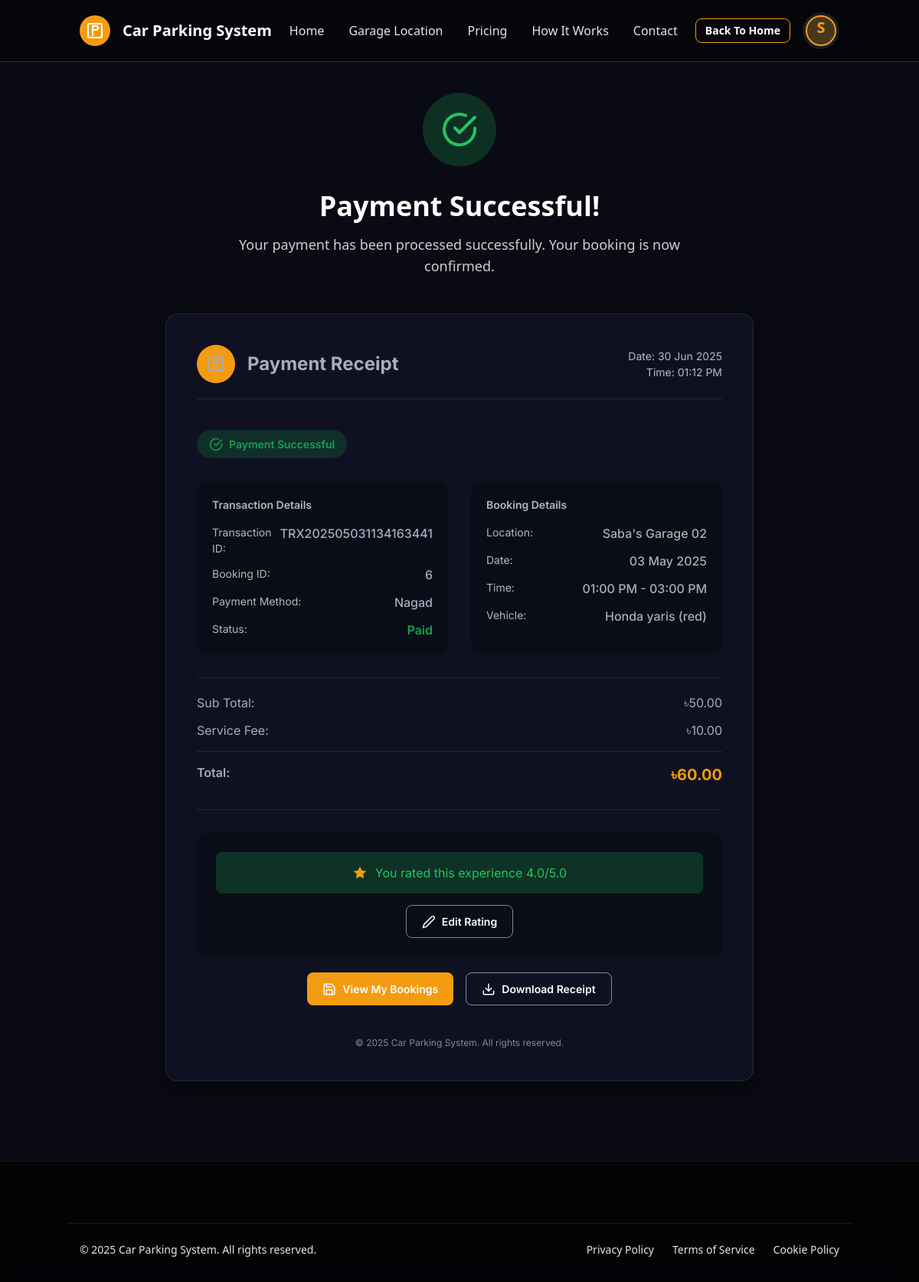
Screenshot of /payment_success.php?booking_id=6 (signed in) with the database file from the repository.
### tables this page shows
CREATE TABLE `personal_information` (
  `firstName` varchar(50) NOT NULL,
  `lastName` varchar(50) NOT NULL,
  `email` varchar(50) NOT NULL,
  `phone` varchar(50) NOT NULL,
  `address` varchar(50) NOT NULL,
  `username` varchar(50) NOT NULL
);

CREATE TABLE `payments` (
  `payment_id` int(11) NOT NULL,
  `booking_id` int(11) NOT NULL,
  `transaction_id` varchar(50) NOT NULL,
  `amount` decimal(10,2) NOT NULL,
  `payment_method` varchar(20) NOT NULL,
  `payment_status` enum('pending','paid','refunded') NOT NULL DEFAULT 'pending',
  `payment_date` timestamp NOT NULL DEFAULT current_timestamp(),
  `points_used` int(11) DEFAULT 0
);

CREATE TABLE `garage_information` (
  `id` int(11) NOT NULL,
  `username` varchar(50) NOT NULL,
  `Parking_Space_Name` varchar(255) NOT NULL,
  `Parking_Lot_Address` varchar(255) NOT NULL,
  `Parking_Type` varchar(100) DEFAULT NULL,
  `Parking_Space_Dimensions` varchar(100) DEFAULT NULL,
  `Parking_Capacity` int(11) DEFAULT NULL,
  `Availability` tinyint(1) DEFAULT 1,
  `PriceperHour` decimal(10,2) DEFAULT NULL,
  `created_at` timestamp NOT NULL DEFAULT current_timestamp(),
  `updated_at` timestamp NOT NULL DEFAULT current_timestamp() ON UPDATE current_timestamp(),
  `garage_id` varchar(30) DEFAULT NULL,
  `is_verified` tinyint(1) DEFAULT 0
);

CREATE TABLE `bookings` (
  `id` int(11) NOT NULL,
  `username` varchar(50) NOT NULL,
  `garage_id` varchar(30) NOT NULL,
  `licenseplate` varchar(50) NOT NULL,
  `booking_date` date NOT NULL,
  `booking_time` time NOT NULL,
  `duration` int(11) NOT NULL,
  `status` enum('upcoming','active','completed','cancelled') NOT NULL DEFAULT 'upcoming',
  `payment_status` enum('pending','paid','refunded') NOT NULL DEFAULT 'pending',
  `created_at` timestamp NOT NULL DEFAULT current_timestamp(),
  `updated_at` timestamp NOT NULL DEFAULT current_timestamp() ON UPDATE current_timestamp(),
  `paid_with_points` tinyint(1) DEFAULT 0,
  `points_used` int(11) DEFAULT 0
);

CREATE TABLE `vehicle_information` (
  `licensePlate` varchar(50) NOT NULL,
  `vehicleType` varchar(50) NOT NULL,
  `make` varchar(50) NOT NULL,
  `model` varchar(50) NOT NULL,
  `color` varchar(10) NOT NULL,
  `username` varchar(50) NOT NULL
);

CREATE TABLE `ratings` (
  `id` int(11) NOT NULL,
  `booking_id` int(11) NOT NULL,
  `garage_id` varchar(30) NOT NULL,
  `garage_name` varchar(255) DEFAULT NULL,
  `rater_username` varchar(50) NOT NULL,
  `garage_owner_username` varchar(50) NOT NULL,
  `rating` decimal(2,1) NOT NULL CHECK (`rating` >= 1.0 and `rating` <= 5.0),
  `review_text` text DEFAULT NULL,
  `created_at` timestamp NOT NULL DEFAULT current_timestamp(),
  `updated_at` timestamp NOT NULL DEFAULT current_timestamp() ON UPDATE current_timestamp()
);

### payment_success.php (the view, shortened to what the rows shown need)
<?php
require_once("connection.php");
$username = $_SESSION['username'];
$fullName = $username;
$query = "SELECT * FROM personal_information WHERE email LIKE '%$username%' OR firstName LIKE '%$username%' OR lastName LIKE '%$username%'";
$result = $conn->query($query);
if ($result && $result->num_rows > 0) {
    $row = $result->fetch_assoc();
    $fullName = $row['firstName'] . ' ' . $row['lastName'];
} else {
    $_SESSION['fullName'] = $username;
    $_SESSION['email'] = "";
}
$firstLetter = strtoupper(substr($fullName, 0, 1));
$bookingId = isset($_SESSION['booking_id']) ? $_SESSION['booking_id'] : (isset($_GET['booking_id']) ? $_GET['booking_id'] : '');
$numericId = str_replace("BK", "", $bookingId);
$locationName = isset($_SESSION['location_name']) ? $_SESSION['location_name'] : "Unknown Location";
$bookingDate = isset($_SESSION['booking_date']) ? $_SESSION['booking_date'] : date('d M Y');
$bookingTime = isset($_SESSION['booking_time']) ? $_SESSION['booking_time'] : "Unknown";
$vehiclePlate = isset($_SESSION['vehicle_plate']) ? $_SESSION['vehicle_plate'] : "";
$parkingFee = isset($_SESSION['parking_fee']) ? $_SESSION['parking_fee'] : 55;
$serviceFee = isset($_SESSION['service_fee']) ? $_SESSION['service_fee'] : 10;
$totalAmount = isset($_SESSION['payment_amount']) ? $_SESSION['payment_amount'] : ($parkingFee + $serviceFee);
$paymentMethod = isset($_SESSION['payment_method']) ? $_SESSION['payment_method'] : 'bKash';
$transactionId = isset($_SESSION['transaction_id']) ? $_SESSION['transaction_id'] : "TRX" . date('YmdHis') . rand(1000, 9999);
if (is_numeric($numericId) && (!isset($_SESSION['location_name']) || !isset($_SESSION['payment_amount']))) {
    $paymentQuery = "SELECT p.*, b.booking_date, b.booking_time, b.duration, g.Parking_Space_Name, g.Parking_Lot_Address, g.PriceperHour,
                    v.vehicleType, v.make, v.model, v.color, v.licensePlate
                    FROM payments p
                    JOIN bookings b ON p.booking_id = b.id
                    JOIN garage_information g ON b.garage_id = g.garage_id
                    LEFT JOIN vehicle_information v ON b.licenseplate = v.licensePlate
                    WHERE p.booking_id = ?
                    ORDER BY p.payment_id DESC LIMIT 1";
    $paymentStmt = $conn->prepare($paymentQuery);
    if ($paymentStmt) {
        $paymentStmt->bind_param("i", $numericId);
        $paymentStmt->execute();
        $paymentResult = $paymentStmt->get_result();
        if ($paymentResult && $paymentResult->num_rows > 0) {
            $payment = $paymentResult->fetch_assoc();
            $transactionId = $payment['transaction_id'];
            $totalAmount = $payment['amount'];
            $paymentMethod = $payment['payment_method'];
            $locationName = $payment['Parking_Space_Name'];
            $bookingDate = date('d M Y', strtotime($payment['booking_date']));
            $startTime = date('h:i A', strtotime($payment['booking_time']));
            $endTime = date('h:i A', strtotime($payment['booking_time'] . " + {$payment['duration']} hours"));
            $bookingTime = $startTime . " - " . $endTime;
            $parkingFee = $payment['PriceperHour'] * $payment['duration'];
            $serviceFee = $totalAmount - $parkingFee;
            if (!empty($payment['make']) && !empty($payment['model'])) {
                $vehiclePlate = $payment['make'] . ' ' . $payment['model'];
                if (!empty($payment['color'])) {
                    $vehiclePlate .= ' (' . $payment['color'] . ')';
                }
            } else if (!empty($payment['licensePlate'])) {
                $vehiclePlate = 'License Plate: ' . $payment['licensePlate'];
            } else {
                $vehiclePlate = "Not provided";
            }
        }
    }
}
$canRate = false;
$hasRated = false;
$existingRating = null;
if (is_numeric($numericId)) {
    $bookingStatusQuery = "SELECT b.status, b.garage_id, g.Parking_Space_Name
                          FROM bookings b
                          JOIN garage_information g ON b.garage_id = g.garage_id
                          WHERE b.id = ? AND b.username = ?";
    $statusStmt = $conn->prepare($bookingStatusQuery);
    $statusStmt->bind_param("is", $numericId, $username);
    $statusStmt->execute();
    $statusResult = $statusStmt->get_result();
    if ($statusResult && $statusResult->num_rows > 0) {
        $bookingData = $statusResult->fetch_assoc();
        $canRate = ($bookingData['status'] == 'completed');
        if ($canRate) {
            $ratingQuery = "SELECT rating, review_text FROM ratings WHERE booking_id = ?";
            $ratingStmt = $conn->prepare($ratingQuery);
            $ratingStmt->bind_param("i", $numericId);
            $ratingStmt->execute();
            $ratingResult = $ratingStmt->get_result();
            if ($ratingResult && $ratingResult->num_rows > 0) {
                $hasRated = true;
                $ratingData = $ratingResult->fetch_assoc();
                $existingRating = $ratingData['rating'];
            }
        }
    }
}
?>
<!DOCTYPE html>
<html lang="en" data-theme="dark">
<head>
    <link href="https://cdn.jsdelivr.net/npm/daisyui@4.7.3/dist/full.min.css" rel="stylesheet" type="text/css" />
    <script src="https://cdn.tailwindcss.com"></script>
</head>
<body class="relative min-h-screen bg-[#0a0a14]">
    <header class="sticky top-0 z-50 bg-black/50 backdrop-blur-md border-b border-white/20">
        <div class="container mx-auto px-4 py-4 flex justify-between items-center">
            <a href="#" class="flex items-center gap-4 text-white">
                <h1 class="text-xl font-semibold drop-shadow-md">Car Parking System</h1>
            </a>
            <div class="hidden md:flex items-center gap-4">
                <div class="relative">
                    <div class="dropdown dropdown-end">
                        <div tabindex="0" role="button" class="btn btn-circle avatar">
                            <div class="w-10 h-10 rounded-full bg-primary/20 border-2 border-primary overflow-hidden flex items-center justify-center cursor-pointer">
                                <span class="text-xl font-bold text-primary"><?php echo $firstLetter; ?></span>
                            </div>
                        </div>
                    </div>
                </div>
            </div>
        </div>
    </header>
    <main class="container mx-auto px-4 py-10">
        <div class="text-center mb-12 animate-fadeIn">
            <h2 class="text-3xl md:text-4xl font-bold text-white mb-4">Payment Successful!</h2>
        </div>
        <div class="max-w-3xl mx-auto">
            <div class="receipt-container animate-fadeIn">
                <div class="details-row">
                    <div class="details-box">
                        <div class="detail-item">
                            <div class="detail-label">Transaction ID:</div>
                            <div class="detail-value"><?php echo $transactionId; ?></div>
                        </div>
                        <div class="detail-item">
                            <div class="detail-label">Payment Method:</div>
                            <div class="detail-value"><?php echo ucfirst($paymentMethod); ?></div>
                        </div>
                    </div>
                    <div class="details-box">
                        <div class="detail-item">
                            <div class="detail-label">Location:</div>
                            <div class="detail-value"><?php echo $locationName; ?></div>
                        </div>
                        <div class="detail-item">
                            <div class="detail-label">Date:</div>
                            <div class="detail-value"><?php echo $bookingDate; ?></div>
                        </div>
                        <div class="detail-item">
                            <div class="detail-label">Time:</div>
                            <div class="detail-value"><?php echo $bookingTime; ?></div>
                        </div>
                        <div class="detail-item">
                            <div class="detail-label">Vehicle:</div>
                            <div class="detail-value"><?php echo $vehiclePlate; ?></div>
                        </div>
                    </div>
                </div>
                <div class="receipt-totals">
                    <div class="total-item">
                        <div class="total-label">Sub Total:</div>
                        <div class="total-value">৳<?php echo number_format($parkingFee, 2); ?></div>
                    </div>
                    <div class="total-item">
                        <div class="total-label">Service Fee:</div>
                        <div class="total-value">৳<?php echo number_format($serviceFee, 2); ?></div>
                    </div>
                    <div class="final-total">
                        <div class="total-label">Total:</div>
                        <div class="total-value">৳<?php echo number_format($totalAmount, 2); ?></div>
                    </div>
                </div>
<?php if ($canRate): ?>
<div class="rating-section">
    <div class="rating-container">
        <?php if ($hasRated): ?>
            <div class="existing-rating">
                <svg xmlns="http://www.w3.org/2000/svg" width="20" height="20" viewBox="0 0 24 24">
                    <path d="M12 2l3.09 6.26L22 9.27l-5 4.87 1.18 6.88L12 17.77l-6.18 3.25L7 14.14 2 9.27l6.91-1.01L12 2z"/>
                </svg>
                <span>You rated this experience <?php echo number_format($existingRating, 1); ?>/5.0</span>
            </div>
            <button onclick="openRatingModal()" class="receipt-btn btn-outline">
                <svg xmlns="http://www.w3.org/2000/svg" width="18" height="18" viewBox="0 0 24 24" fill="none" stroke="currentColor" stroke-width="2">
                    <path d="M17 3a2.828 2.828 0 1 1 4 4L7.5 20.5 2 22l1.5-5.5L17 3z"></path>
                </svg>
                Edit Rating
            </button>
        <?php endif; ?>
    </div>
</div>
<?php endif; ?>
            </div>
        </div>
    </main>
</body>
</html>

### rows the page displays
personal_information: firstLetter "S"
payments: transaction "TRX202505031134163441", payment_method "Nagad", garage_information.Parking_Space_Name "Saba's Garage 02", booking.booking_date "03 May 2025", booking.duration "01:00 PM - 03:00 PM", vehicle_information.make+model+color "Honda yaris (red)", garage_information.PriceperHour "50.00", amount.duration "10.00", amount "60.00"
ratings: rating "4.0"

### other values shown
$bookingId "6"
